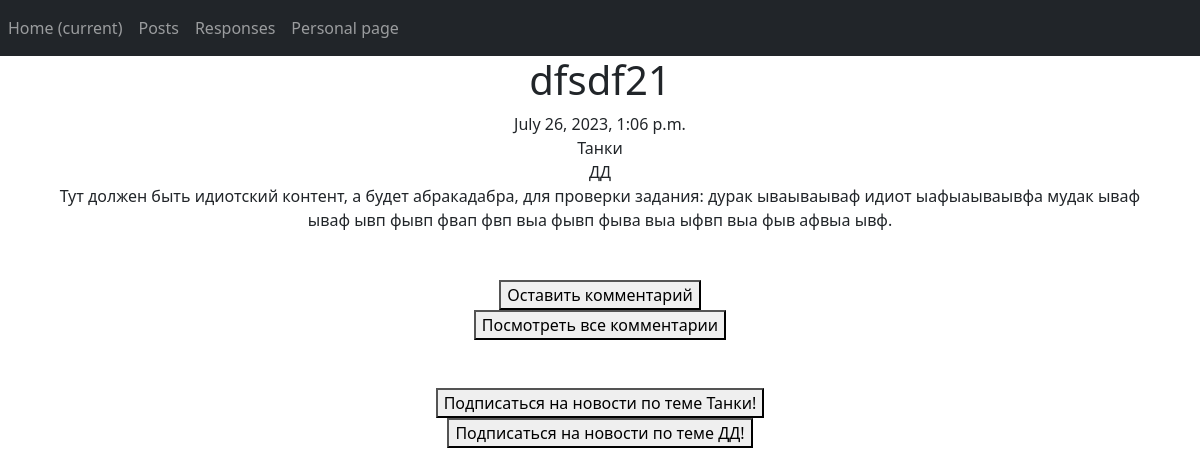
The page /posts/11 (signed in) on the database its author committed.
### board/models.py (models this page shows, shortened)
class Post(models.Model):
    author = models.ForeignKey(Author, on_delete=models.CASCADE)
    time_in = models.DateTimeField(auto_now_add=True)
    post_name = models.CharField(max_length=100)
    post_text = models.TextField(default="Тут должен быть идиотский контент, а будет абракадабра, для проверки задания: дурак ываываываф идиот ыафыаываывфа мудак ываф ываф ывп фывп фвап фвп выа фывп фыва выа ыфвп выа фыв афвыа ывф.")
    category = models.ManyToManyField(Category, through='PostCategory')
    file = models.FileField(upload_to='my_downloads', blank=True)

class Category(models.Model):
    cat_name = models.CharField(max_length=50, unique=True)
    users = models.ManyToManyField(User, through='UserCategory')

### board/views.py (the view)
# urls.py: path('posts/<int:pk>', PostDetail.as_view(), name='post_detail'),
class PostDetail(DetailView):
    model = Post
    template_name = 'post.html'
    context_object_name = 'post'
    def get_object(self, *args, **kwargs):
        obj = cache.get(f'post - {self.kwargs["pk"]}', None)
        if not obj:
            obj = super().get_object(queryset=self.queryset)
            cache.set(f'post - {self.kwargs["pk"]}', obj)
        return obj
    def get_context_data(self, **kwargs):
        context = super().get_context_data(**kwargs)
        context['user'] = Author.objects.get(user=self.request.user)
        return context

### templates/post.html (shortened to what this page needs)
{% extends 'flatpages/base.html' %}
{% block content %}
<h1>{{ post.post_name}}</h1>
{{ post.time_in | date:"DATETIME_FORMAT"}} <br>
{% for category in post.category.values %}
    {{ category.cat_name }} <br>
{%endfor%}
{{ post.post_text}} <br>
<br>
<br>
<form action="{{post.id}}/response/">
    <button type="submit"> Оставить комментарий</button>
</form>
<form action="{{post.id}}/all_responses/">
    <button type="submit"> Посмотреть все комментарии</button>
</form>
<br>
<br>
{% for category in post.category.values %}
<form method="GET" name="callback" action="sign_me/">
  <button type="submit" name="Подписаться"> Подписаться на новости  по теме {{ category.cat_name }}!</button>
     <br>
</form>
{%endfor%}
<br>
<br>
<br>
{% endblock content %}

### rows shown on the page
Post: post_name "dfsdf21", time_in "July 26, 2023, 1:06 p.m.", post_text "Тут должен быть идиотский контент, а будет абракадабра, для проверки задания: дурак ываываываф идиот ыафыаываывфа мудак ываф ываф ывп фывп фвап фвп выа фывп фыва выа ыфвп выа фыв афвыа ывф."
Category: cat_name "Танки"
Category: cat_name "ДД"
